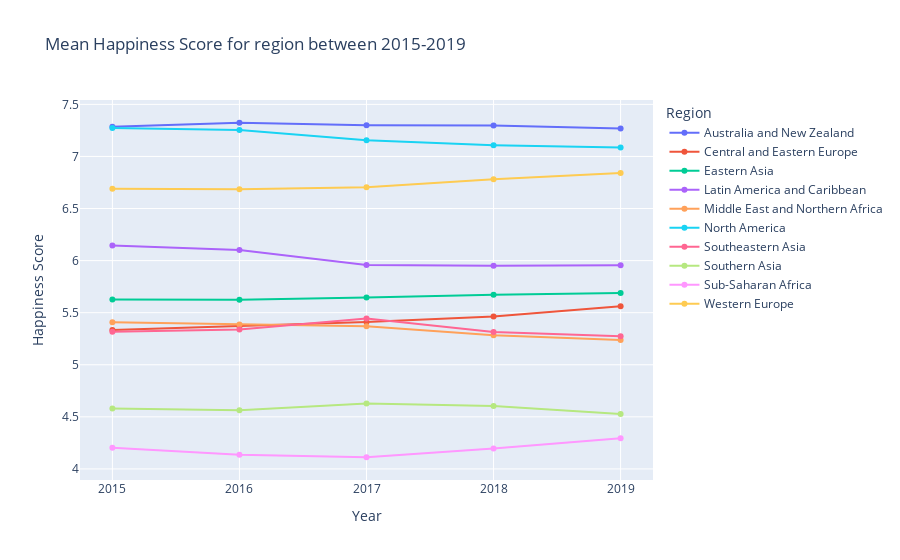

The cell this chart's notebook holds for it:
### Code cell
# Plotly plot version
fig = px.line(df_hs_region_years.transpose(),
                title = "Mean Happiness Score for region between 2015-2019",
                markers = True,
                labels ={
                    "value" : "Happiness Score"
                }  
)



fig.show()

### Figure 1 — Plotly figure (JSON) as saved in the notebook; plotly's stock layout.template omitted (floating-point values rounded to 4 significant figures)
{"data": [{"hovertemplate": "Region=Australia and New Zealand<br>Year=%{x}<br>Happiness Score=%{y}<extra></extra>", "legendgroup": "Australia and New Zealand", "line": {"color": "#636efa", "dash": "solid"}, "marker": {"symbol": "circle"}, "mode": "markers+lines", "name": "Australia and New Zealand", "orientation": "v", "showlegend": true, "type": "scatter", "x": ["2015", "2016", "2017", "2018", "2019"], "xaxis": "x", "y": [7.285, 7.323, 7.299, 7.298, 7.268], "yaxis": "y"}, {"hovertemplate": "Region=Central and Eastern Europe<br>Year=%{x}<br>Happiness Score=%{y}<extra></extra>", "legendgroup": "Central and Eastern Europe", "line": {"color": "#EF553B", "dash": "solid"}, "marker": {"symbol": "circle"}, "mode": "markers+lines", "name": "Central and Eastern Europe", "orientation": "v", "showlegend": true, "type": "scatter", "x": ["2015", "2016", "2017", "2018", "2019"], "xaxis": "x", "y": [5.333, 5.371, 5.41, 5.464, 5.562], "yaxis": "y"}, {"hovertemplate": "Region=Eastern Asia<br>Year=%{x}<br>Happiness Score=%{y}<extra></extra>", "legendgroup": "Eastern Asia", "line": {"color": "#00cc96", "dash": "solid"}, "marker": {"symbol": "circle"}, "mode": "markers+lines", "name": "Eastern Asia", "orientation": "v", "showlegend": true, "type": "scatter", "x": ["2015", "2016", "2017", "2018", "2019"], "xaxis": "x", "y": [5.626, 5.624, 5.647, 5.672, 5.689], "yaxis": "y"}, {"hovertemplate": "Region=Latin America and Caribbean<br>Year=%{x}<br>Happiness Score=%{y}<extra></extra>", "legendgroup": "Latin America and Caribbean", "line": {"color": "#ab63fa", "dash": "solid"}, "marker": {"symbol": "circle"}, "mode": "markers+lines", "name": "Latin America and Caribbean", "orientation": "v", "showlegend": true, "type": "scatter", "x": ["2015", "2016", "2017", "2018", "2019"], "xaxis": "x", "y": [6.145, 6.102, 5.958, 5.95, 5.954], "yaxis": "y"}, {"hovertemplate": "Region=Middle East and Northern Africa<br>Year=%{x}<br>Happiness Score=%{y}<extra></extra>", "legendgroup": "Middle East and Northern Africa", "line": {"color": "#FFA15A", "dash": "solid"}, "marker": {"symbol": "circle"}, "mode": "markers+lines", "name": "Middle East and Northern Africa", "orientation": "v", "showlegend": true, "type": "scatter", "x": ["2015", "2016", "2017", "2018", "2019"], "xaxis": "x", "y": [5.407, 5.386, 5.37, 5.283, 5.237], "yaxis": "y"}, {"hovertemplate": "Region=North America<br>Year=%{x}<br>Happiness Score=%{y}<extra></extra>", "legendgroup": "North America", "line": {"color": "#19d3f3", "dash": "solid"}, "marker": {"symbol": "circle"}, "mode": "markers+lines", "name": "North America", "orientation": "v", "showlegend": true, "type": "scatter", "x": ["2015", "2016", "2017", "2018", "2019"], "xaxis": "x", "y": [7.273, 7.254, 7.155, 7.107, 7.085], "yaxis": "y"}, {"hovertemplate": "Region=Southeastern Asia<br>Year=%{x}<br>Happiness Score=%{y}<extra></extra>", "legendgroup": "Southeastern Asia", "line": {"color": "#FF6692", "dash": "solid"}, "marker": {"symbol": "circle"}, "mode": "markers+lines", "name": "Southeastern Asia", "orientation": "v", "showlegend": true, "type": "scatter", "x": ["2015", "2016", "2017", "2018", "2019"], "xaxis": "x", "y": [5.317, 5.339, 5.445, 5.313, 5.274], "yaxis": "y"}, {"hovertemplate": "Region=Southern Asia<br>Year=%{x}<br>Happiness Score=%{y}<extra></extra>", "legendgroup": "Southern Asia", "line": {"color": "#B6E880", "dash": "solid"}, "marker": {"symbol": "circle"}, "mode": "markers+lines", "name": "Southern Asia", "orientation": "v", "showlegend": true, "type": "scatter", "x": ["2015", "2016", "2017", "2018", "2019"], "xaxis": "x", "y": [4.581, 4.563, 4.628, 4.604, 4.527], "yaxis": "y"}, {"hovertemplate": "Region=Sub-Saharan Africa<br>Year=%{x}<br>Happiness Score=%{y}<extra></extra>", "legendgroup": "Sub-Saharan Africa", "line": {"color": "#FF97FF", "dash": "solid"}, "marker": {"symbol": "circle"}, "mode": "markers+lines", "name": "Sub-Saharan Africa", "orientation": "v", "showlegend": true, "type": "scatter", "x": ["2015", "2016", "2017", "2018", "2019"], "xaxis": "x", "y": [4.203, 4.136, 4.112, 4.195, 4.295], "yaxis": "y"}, {"hovertemplate": "Region=Western Europe<br>Year=%{x}<br>Happiness Score=%{y}<extra></extra>", "legendgroup": "Western Europe", "line": {"color": "#FECB52", "dash": "solid"}, "marker": {"symbol": "circle"}, "mode": "markers+lines", "name": "Western Europe", "orientation": "v", "showlegend": true, "type": "scatter", "x": ["2015", "2016", "2017", "2018", "2019"], "xaxis": "x", "y": [6.69, 6.686, 6.704, 6.782, 6.842], "yaxis": "y"}], "layout": {"legend": {"title": {"text": "Region"}, "tracegroupgap": 0}, "title": {"text": "Mean Happiness Score for region between 2015-2019"}, "xaxis": {"anchor": "y", "domain": [0, 1], "title": {"text": "Year"}}, "yaxis": {"anchor": "x", "domain": [0, 1], "title": {"text": "Happiness Score"}}}}
